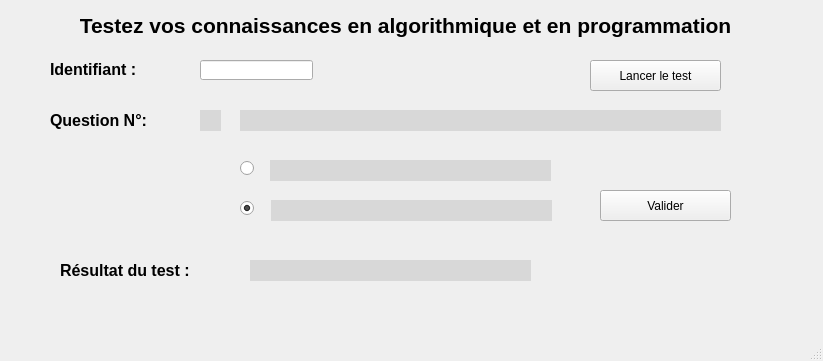
<?xml version="1.0" encoding="UTF-8"?>
<ui version="4.0">
 <class>MainWindow</class>
 <widget class="QMainWindow" name="MainWindow">
  <property name="geometry">
   <rect>
    <x>0</x>
    <y>0</y>
    <width>823</width>
    <height>361</height>
   </rect>
  </property>
  <property name="windowTitle">
   <string>MainWindow</string>
  </property>
  <widget class="QWidget" name="centralwidget">
   <widget class="QLineEdit" name="id">
    <property name="geometry">
     <rect>
      <x>200</x>
      <y>60</y>
      <width>113</width>
      <height>20</height>
     </rect>
    </property>
   </widget>
   <widget class="QLabel" name="label">
    <property name="geometry">
     <rect>
      <x>50</x>
      <y>60</y>
      <width>111</width>
      <height>16</height>
     </rect>
    </property>
    <property name="text">
     <string>&lt;html&gt;&lt;head/&gt;&lt;body&gt;&lt;p&gt;&lt;span style=&quot; font-size:12pt; font-weight:600;&quot;&gt;Identifiant :&lt;/span&gt;&lt;/p&gt;&lt;/body&gt;&lt;/html&gt;</string>
    </property>
   </widget>
   <widget class="QLabel" name="label_2">
    <property name="geometry">
     <rect>
      <x>20</x>
      <y>10</y>
      <width>771</width>
      <height>31</height>
     </rect>
    </property>
    <property name="styleSheet">
     <string notr="true">font: 500 italic 16pt &quot;Times New Roman&quot;;</string>
    </property>
    <property name="text">
     <string>&lt;html&gt;&lt;head/&gt;&lt;body&gt;&lt;p align=&quot;center&quot;&gt;&lt;span style=&quot; font-size:16pt; font-weight:600;&quot;&gt;Testez vos connaissances en algorithmique et en programmation&lt;/span&gt;&lt;/p&gt;&lt;/body&gt;&lt;/html&gt;</string>
    </property>
   </widget>
   <widget class="QPushButton" name="blancer">
    <property name="geometry">
     <rect>
      <x>590</x>
      <y>60</y>
      <width>131</width>
      <height>31</height>
     </rect>
    </property>
    <property name="styleSheet">
     <string notr="true">font: 500 12pt &quot;MS Shell Dlg 2&quot;;</string>
    </property>
    <property name="text">
     <string>Lancer le test</string>
    </property>
   </widget>
   <widget class="QLabel" name="label_3">
    <property name="geometry">
     <rect>
      <x>50</x>
      <y>110</y>
      <width>111</width>
      <height>21</height>
     </rect>
    </property>
    <property name="text">
     <string>&lt;html&gt;&lt;head/&gt;&lt;body&gt;&lt;p&gt;&lt;span style=&quot; font-size:12pt; font-weight:600;&quot;&gt;Question N°:&lt;/span&gt;&lt;/p&gt;&lt;/body&gt;&lt;/html&gt;</string>
    </property>
   </widget>
   <widget class="QLabel" name="labQues">
    <property name="geometry">
     <rect>
      <x>240</x>
      <y>110</y>
      <width>481</width>
      <height>21</height>
     </rect>
    </property>
    <property name="styleSheet">
     <string notr="true">background-color: rgb(216, 216, 216);
font: 500 12pt &quot;MS Shell Dlg 2&quot;;</string>
    </property>
    <property name="text">
     <string/>
    </property>
   </widget>
   <widget class="QLabel" name="labNum">
    <property name="geometry">
     <rect>
      <x>200</x>
      <y>110</y>
      <width>21</width>
      <height>21</height>
     </rect>
    </property>
    <property name="styleSheet">
     <string notr="true">background-color: rgb(216, 216, 216);
font: 500 12pt &quot;MS Shell Dlg 2&quot;;
</string>
    </property>
    <property name="text">
     <string/>
    </property>
   </widget>
   <widget class="QLabel" name="label_6">
    <property name="geometry">
     <rect>
      <x>60</x>
      <y>260</y>
      <width>151</width>
      <height>21</height>
     </rect>
    </property>
    <property name="text">
     <string>&lt;html&gt;&lt;head/&gt;&lt;body&gt;&lt;p&gt;&lt;span style=&quot; font-size:12pt; font-weight:600;&quot;&gt;Résultat du test :&lt;/span&gt;&lt;/p&gt;&lt;/body&gt;&lt;/html&gt;</string>
    </property>
   </widget>
   <widget class="QLabel" name="labRes">
    <property name="geometry">
     <rect>
      <x>250</x>
      <y>260</y>
      <width>281</width>
      <height>21</height>
     </rect>
    </property>
    <property name="styleSheet">
     <string notr="true">background-color: rgb(216, 216, 216);
font: 500 12pt &quot;MS Shell Dlg 2&quot;;</string>
    </property>
    <property name="text">
     <string/>
    </property>
   </widget>
   <widget class="QRadioButton" name="rd1">
    <property name="geometry">
     <rect>
      <x>240</x>
      <y>160</y>
      <width>21</width>
      <height>17</height>
     </rect>
    </property>
    <property name="font">
     <font>
      <pointsize>10</pointsize>
      <italic>false</italic>
      <bold>true</bold>
     </font>
    </property>
    <property name="text">
     <string/>
    </property>
    <property name="checked">
     <bool>false</bool>
    </property>
   </widget>
   <widget class="QLabel" name="labP1">
    <property name="geometry">
     <rect>
      <x>270</x>
      <y>160</y>
      <width>281</width>
      <height>21</height>
     </rect>
    </property>
    <property name="styleSheet">
     <string notr="true">background-color: rgb(216, 216, 216);
font: 500 12pt &quot;MS Shell Dlg 2&quot;;</string>
    </property>
    <property name="text">
     <string/>
    </property>
   </widget>
   <widget class="QLabel" name="labP2">
    <property name="geometry">
     <rect>
      <x>271</x>
      <y>200</y>
      <width>281</width>
      <height>21</height>
     </rect>
    </property>
    <property name="styleSheet">
     <string notr="true">background-color: rgb(216, 216, 216);
font: 500 12pt &quot;MS Shell Dlg 2&quot;;</string>
    </property>
    <property name="text">
     <string/>
    </property>
   </widget>
   <widget class="QRadioButton" name="rd2">
    <property name="geometry">
     <rect>
      <x>240</x>
      <y>200</y>
      <width>21</width>
      <height>17</height>
     </rect>
    </property>
    <property name="font">
     <font>
      <pointsize>10</pointsize>
      <italic>false</italic>
      <bold>true</bold>
     </font>
    </property>
    <property name="text">
     <string/>
    </property>
    <property name="checked">
     <bool>true</bool>
    </property>
   </widget>
   <widget class="QPushButton" name="bvalider">
    <property name="geometry">
     <rect>
      <x>600</x>
      <y>190</y>
      <width>131</width>
      <height>31</height>
     </rect>
    </property>
    <property name="styleSheet">
     <string notr="true">font: 500 12pt &quot;MS Shell Dlg 2&quot;;</string>
    </property>
    <property name="text">
     <string>Valider</string>
    </property>
   </widget>
  </widget>
  <widget class="QStatusBar" name="statusbar"/>
 </widget>
 <resources/>
 <connections/>
</ui>
